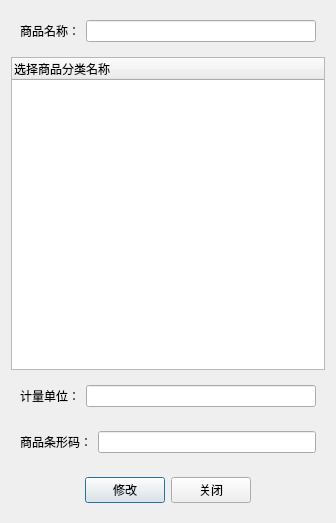
<?xml version="1.0" encoding="UTF-8"?>
<ui version="4.0">
 <class>Dialog</class>
 <widget class="QDialog" name="Dialog">
  <property name="geometry">
   <rect>
    <x>0</x>
    <y>0</y>
    <width>336</width>
    <height>523</height>
   </rect>
  </property>
  <property name="windowTitle">
   <string>添加商品</string>
  </property>
  <layout class="QVBoxLayout" name="verticalLayout">
   <item>
    <widget class="QWidget" name="widget" native="true">
     <layout class="QHBoxLayout" name="horizontalLayout">
      <item>
       <widget class="QLabel" name="label">
        <property name="text">
         <string>商品名称：</string>
        </property>
       </widget>
      </item>
      <item>
       <widget class="QLineEdit" name="goodsname"/>
      </item>
     </layout>
    </widget>
   </item>
   <item>
    <widget class="QTreeWidget" name="treeWidget">
     <column>
      <property name="text">
       <string>选择商品分类名称</string>
      </property>
     </column>
    </widget>
   </item>
   <item>
    <widget class="QWidget" name="widget_2" native="true">
     <layout class="QHBoxLayout" name="horizontalLayout_2">
      <item>
       <widget class="QLabel" name="label_2">
        <property name="text">
         <string>计量单位：</string>
        </property>
       </widget>
      </item>
      <item>
       <widget class="QLineEdit" name="unit"/>
      </item>
     </layout>
    </widget>
   </item>
   <item>
    <widget class="QWidget" name="widget_3" native="true">
     <layout class="QHBoxLayout" name="horizontalLayout_3">
      <item>
       <widget class="QLabel" name="label_3">
        <property name="text">
         <string>商品条形码：</string>
        </property>
       </widget>
      </item>
      <item>
       <widget class="QLineEdit" name="ssn"/>
      </item>
     </layout>
    </widget>
   </item>
   <item>
    <widget class="QWidget" name="widget_4" native="true">
     <layout class="QHBoxLayout" name="horizontalLayout_4">
      <item>
       <spacer name="horizontalSpacer">
        <property name="orientation">
         <enum>Qt::Horizontal</enum>
        </property>
        <property name="sizeHint" stdset="0">
         <size>
          <width>40</width>
          <height>20</height>
         </size>
        </property>
       </spacer>
      </item>
      <item>
       <widget class="QPushButton" name="pushButton">
        <property name="minimumSize">
         <size>
          <width>0</width>
          <height>25</height>
         </size>
        </property>
        <property name="text">
         <string>修改</string>
        </property>
       </widget>
      </item>
      <item>
       <widget class="QPushButton" name="pushButton_2">
        <property name="minimumSize">
         <size>
          <width>0</width>
          <height>25</height>
         </size>
        </property>
        <property name="text">
         <string>关闭</string>
        </property>
       </widget>
      </item>
      <item>
       <spacer name="horizontalSpacer_2">
        <property name="orientation">
         <enum>Qt::Horizontal</enum>
        </property>
        <property name="sizeHint" stdset="0">
         <size>
          <width>40</width>
          <height>20</height>
         </size>
        </property>
       </spacer>
      </item>
     </layout>
    </widget>
   </item>
  </layout>
 </widget>
 <resources/>
 <connections/>
</ui>
